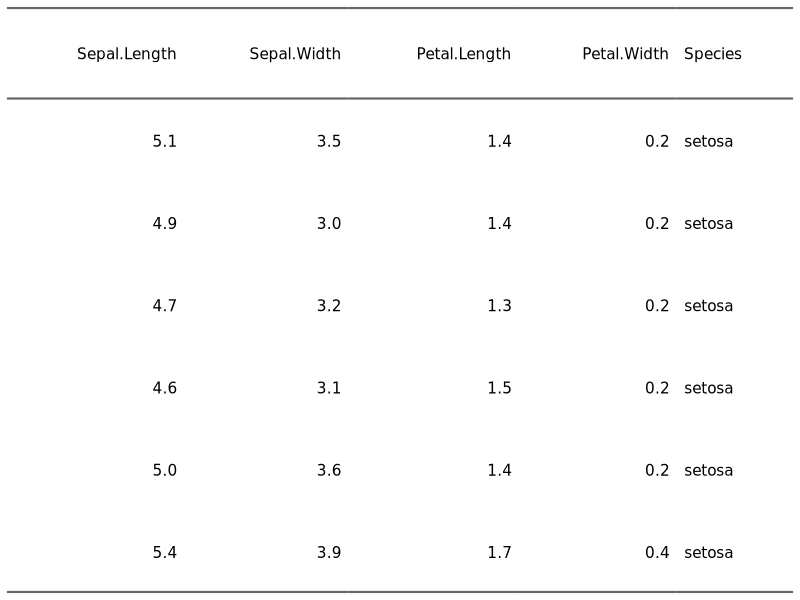
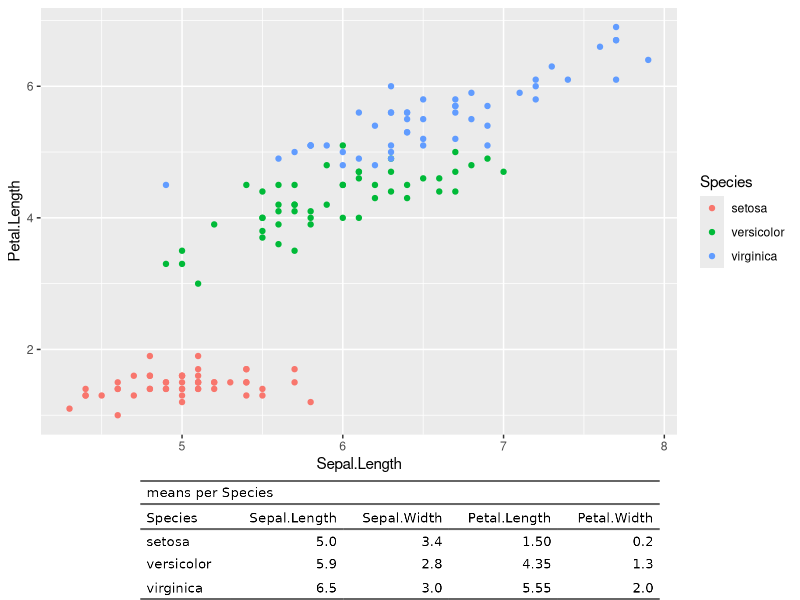

These figures' R source, in order:
## ---- chunk 1
knitr::opts_chunk$set(
  message = FALSE,
  collapse = TRUE,
  comment = "#>", 
  eval = TRUE
)
## ---- chunk 2
library(officer)
library(flextable)
## ---- chunk 3
ft <- flextable(head(iris))
dims <- flextable_dim(ft)
dims
## ---- chunk 4
img_file <- tempfile(fileext = ".png")
save_as_image(ft, path = img_file, webshot = "webshot2")
## ---- chunk 5
plot(ft)
## ---- chunk 6
library(ggplot2)
library(grid)
library(cowplot)
library(dplyr)

gg1 <- ggplot(iris, aes(Sepal.Length, Petal.Length, color = Species) ) + geom_point()

ft_raster <- iris %>% group_by(Species) %>% 
  summarise_all(median) %>% 
  flextable() %>% autofit() %>% add_header_lines("means per Species") %>% 
  as_raster(webshot = "webshot2")

gg2 <- ggplot() + 
  theme_void() + 
  annotation_custom(rasterGrob(ft_raster), xmin=-Inf, xmax=Inf, ymin=-Inf, ymax=Inf)

cowplot::plot_grid(gg1, gg2, nrow = 2, ncol = 1, rel_heights = c(4, 1) )
